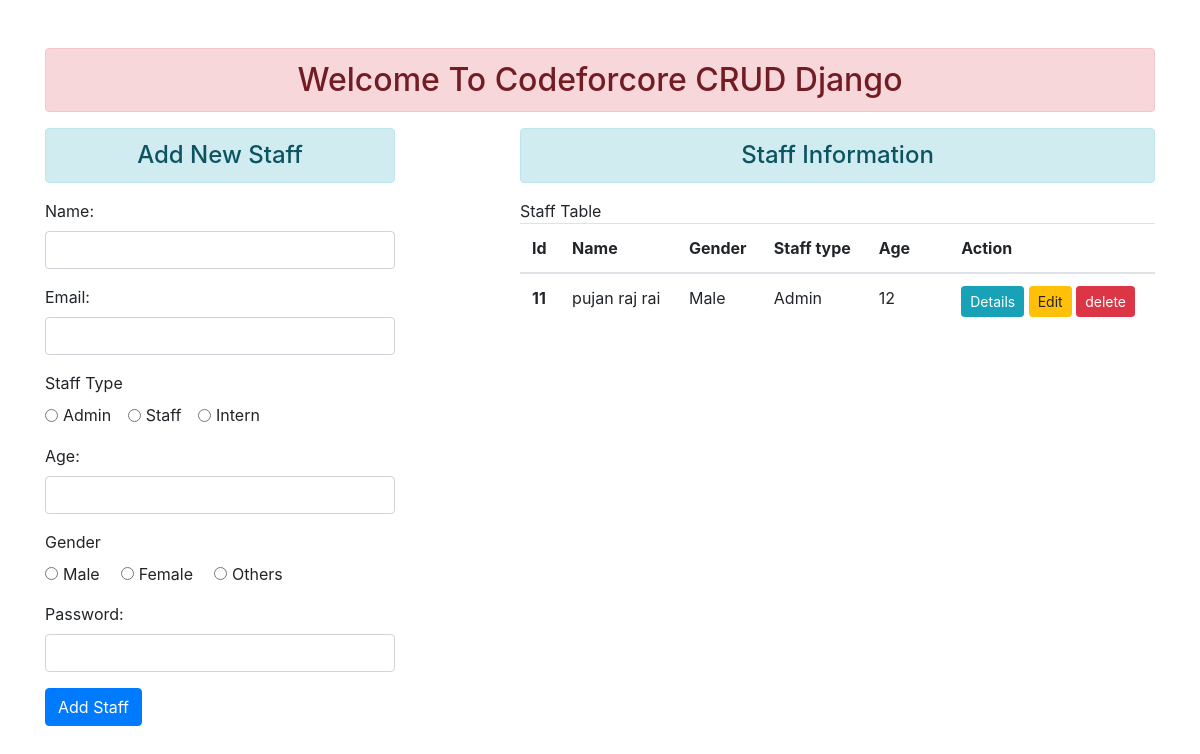
The app's page /, older data.
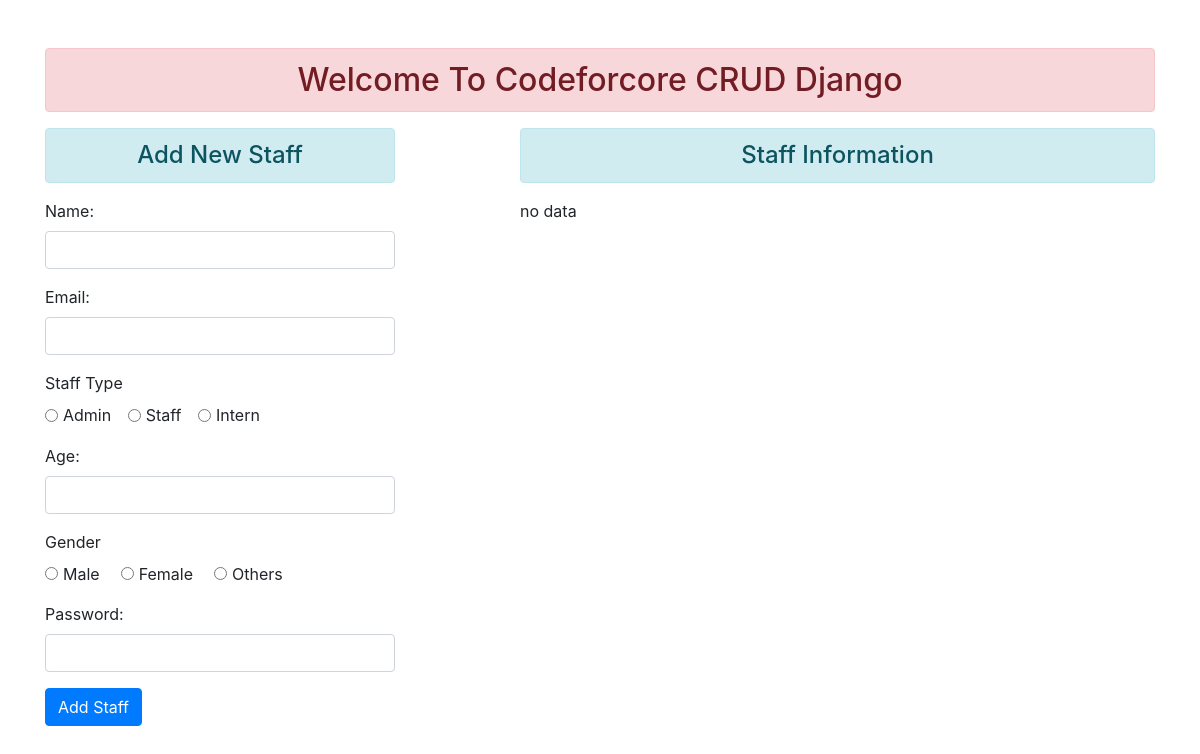
The same page, newer data.
### enrollStaff/models.py (models this page shows)
class CreateStaff(models.Model):
    name = models.CharField(max_length=70,default='not selected')
    email = models.EmailField(max_length=250,default='not selected')
    gender = models.CharField(max_length=11,default='not selected')
    age=models.PositiveIntegerField(default=0)
    staffType=models.CharField(max_length=14,default='not selected')
    password = models.CharField(max_length=100,default='not selected')

### enrollStaff/views.py (the view)
# urls.py: path('',views.index,name='homePage'),
def index(request):
    if request.method == 'POST':
        forms = StaffRegistration(request.POST)
        if forms.is_valid():
            forms.save()
            return HttpResponseRedirect('/')
        else:
            print('form invalid')
    else:
        forms = StaffRegistration()
    staff = CreateStaff.objects.all()
    return render(request, 'enrollStaff/addAndViewStaff.html', {'staff': staff})

### templates/enrollStaff/addAndViewStaff.html (shortened to what the changed rows need)
{% extends 'enrollStaff/base.html' %}
{% block body %}
    <div class="container mt-5">
        <h2 class="text-center alert alert-danger">Welcome To Codeforcore CRUD Django</h2>
        <div class="row">
            <div class="col-sm-4">
                <h4 class="text-center alert alert-info">Add New Staff</h4>
                <form method="POST" action="">
                </form>
            </div>
            <div class="col-sm-7 offset-1">
                <h4 class="text-center alert alert-info">Staff Information</h4>
                {% if  staff %}
                    Staff Table
                    <table class="table table-hover">
                        <thead>
                        <tr>
                            <th scope="col">Id</th>
                            <th scope="col">Name</th>
                            <th scope="col">Gender</th>
                            <th scope="col">Staff type</th>
                            <th scope="col"> Age</th>
                            <th></th>
                            <th scope="col"> Action</th>
                        </tr>
                        </thead>
                        <tbody>
                        {% for st in staff %}
                        <tr>
                            <th scope="row">{{ st.id }}</th>
                            <td>{{ st.name }}</td>
                            <td>{{ st.gender }}</td>
                            <td>{{ st.staffType }}</td>
                            <td>{{ st.age }}</td>
                            <td></td>
                            <td>
                                <form action="{% url 'profilePage' st.id%}" method="GET" class="d-inline">
                                    <input type="submit" class="btn btn-info btn-sm" value="Details">
                                </form>
                                <form action="{% url 'updateStaff' st.id%}" method="POST" class="d-inline">
                                    <input type="submit" class="btn btn-warning btn-sm" value="Edit">
                                </form>
                                <form action="{% url 'deleteStaff' st.id%}" method="POST" class="d-inline">
                                    <input type="submit" class="btn btn-danger btn-sm" value="delete">
                                </form>
                            </td>
                        </tr>
                    {% endfor %}
                    </table>
                {% else %}
                    no data
                {% endif %}
            </div>
        </div>
    </div>
{% endblock %}

Row changes from the older to the newer data that the page shows:
removed CreateStaff: id "11", name "pujan raj rai", gender "Male", staffType "Admin", age "12"
Text that changed along with them:
text no longer shown: "Staff Table Id Name Gender Staff type Age Action"
text now shown: "no data"
